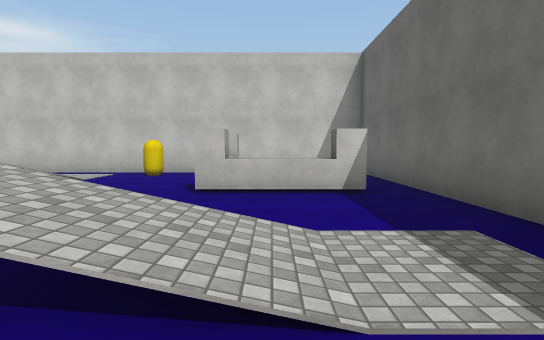
view 1 (above)

14 first-person views from a walk through a scene from a Unity 3-D project. The camera is 1.5 m above the floor, tilts 4° down and sees 80° across. The floor is counted in squares, 2 m on a side. Each view is taken from the middle of a square. On the plan, view 1 faces up. The plan holds only what a view shows up to about 11 squares ahead; the rest is blank. The player is left out. Surface patterns are stand-ins for the level's own textures.

view 2
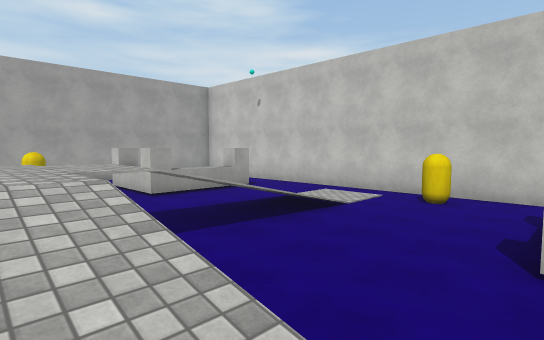

view 3
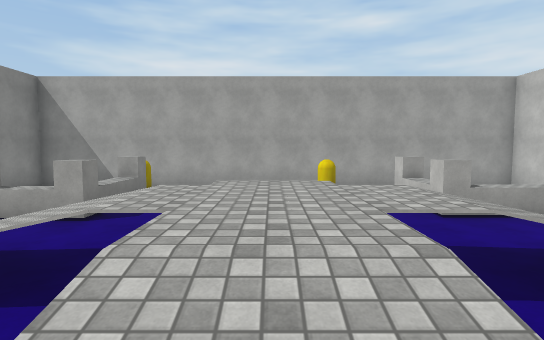

view 4
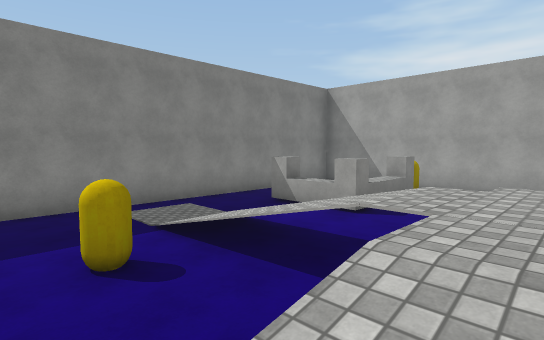

view 5
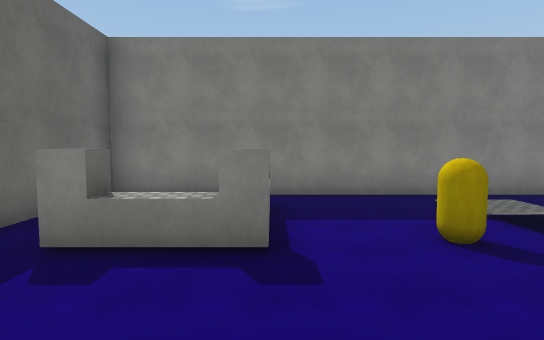

view 6
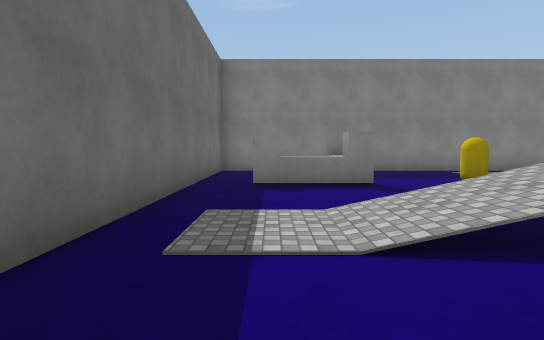

view 7
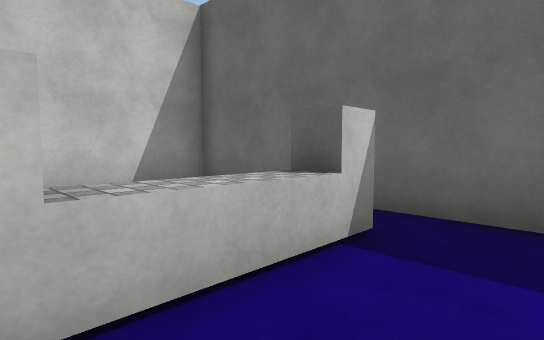

view 8
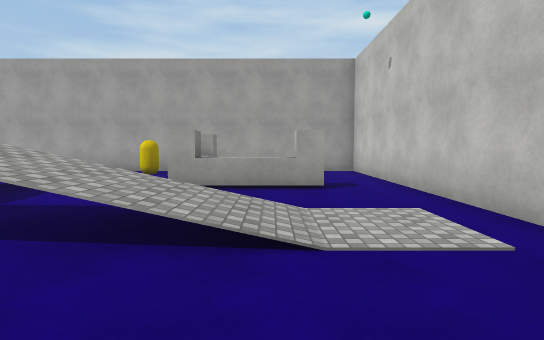

view 9
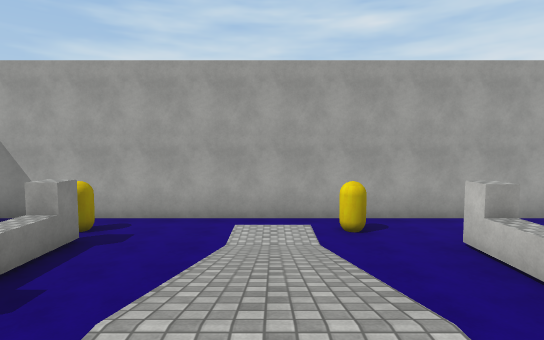

view 10
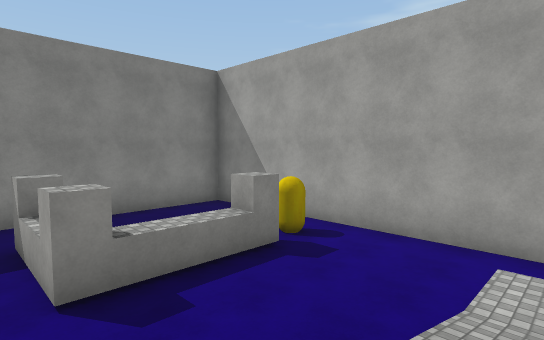

view 11
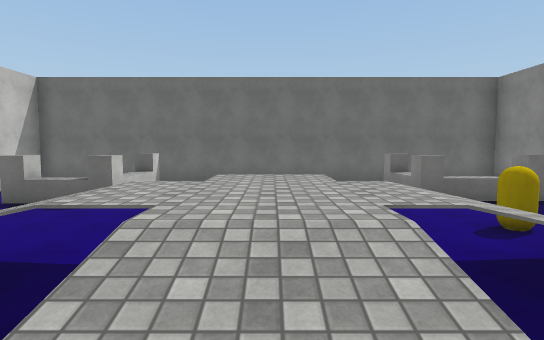

view 12
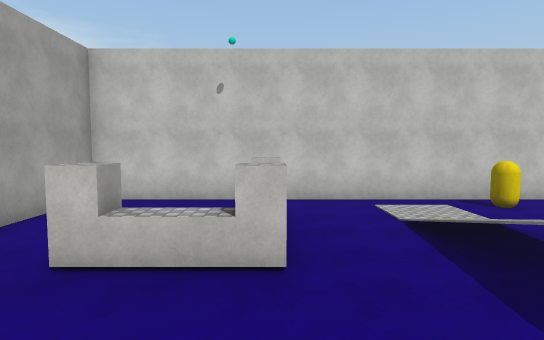

view 13
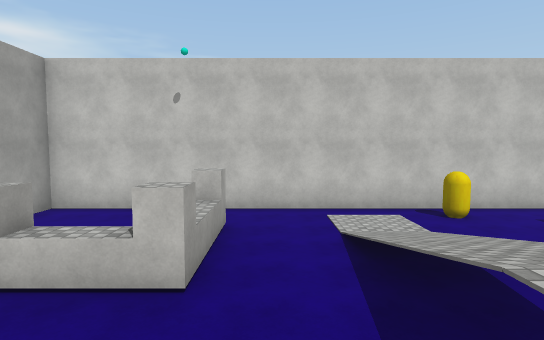

view 14
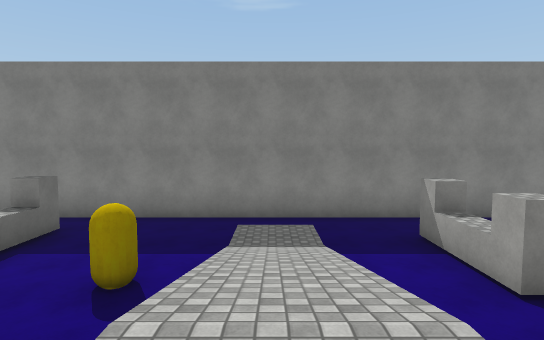

### Floor plan
Key: @ floor where view 1 was taken; # wall or solid block; . main floor; : floor 1.75 m higher than the main floor; / step, stairs or slope; = window, fence, low wall or low ledge; ^ raised ledge; v drop or lower ground; C yellow capsule; U cube.
Columns run from 13 left of view 1 to 3 right of it. Each row starts with its distance up from view 1.
 10 #################
  9 #.........C..   #
  8 #....U.......  .#
  7 #..  U.//...U  .#
  6 #....U.=/...U^U.#
  5 #..U^U.v/.......#
  4 #.C....v/.......#
  3 #..////#://///..#
  2 #..////:::////..#
  1 #......#:.......#
  0 #......v/....@..#
 -1 #..U^U.v/...U^U.#
 -2 #.CU.U.=/.C.U...#
 -3 #    U.//...^. .#
 -4 #...........U  .#
 -5 #............. .#
 -6 #################

Positions as (right, up) in squares from view 1, and headings:
1: (0, 0), facing up
2: (-1, 2), facing up-left
3: (-2, 2), facing left
4: (-2, 2), facing down-left
5: (-1, 2), facing down
6: (1, 5), facing down
7: (-1, 4), facing up-right
8: (-2, 7), facing left
9: (-5, 2), facing left
10: (-7, 2), facing down-left
11: (-8, 2), facing right
12: (-8, 2), facing up
13: (-7, 2), facing up
14: (-5, 2), facing down
